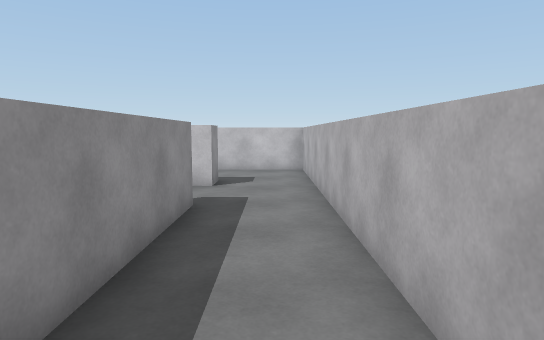
view 1 (above)

19 first-person views from a walk through a 3-D level made in the Unity game engine. The camera is 1.4 m above the floor, tilts 6° down and sees 75° across. The floor is counted in squares, 1 m on a side. Each view is taken from the middle of a square. On the plan, view 1 faces up. The plan holds only what a view shows up to about 15 squares ahead; the rest is blank. The place goes on beyond the plan. The player character is not drawn.

view 2
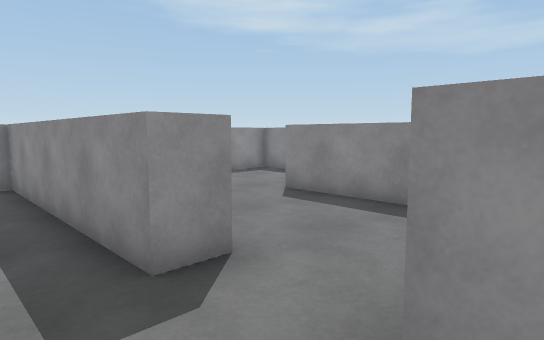

view 3
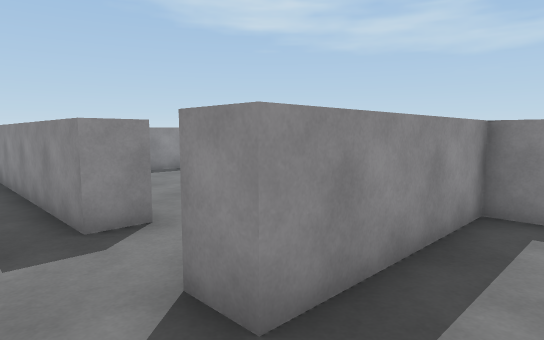

view 4
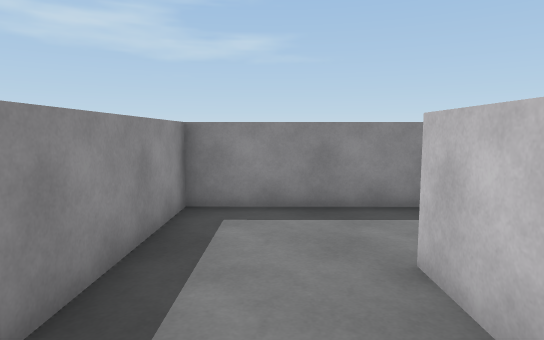

view 5
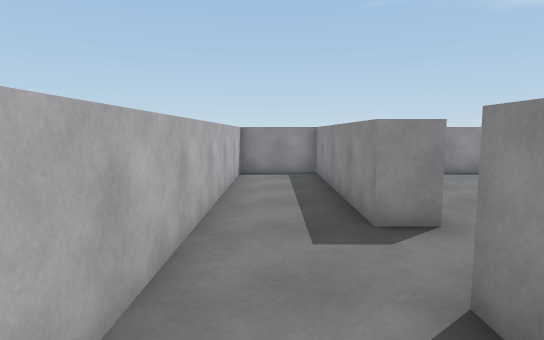

view 6
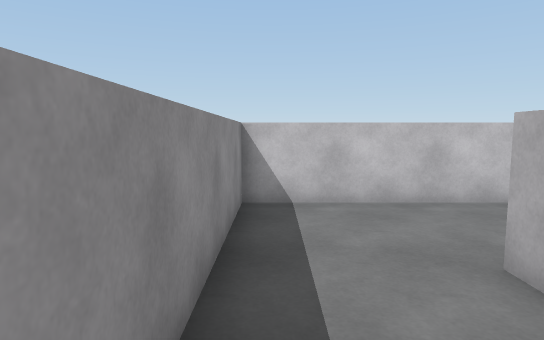

view 7
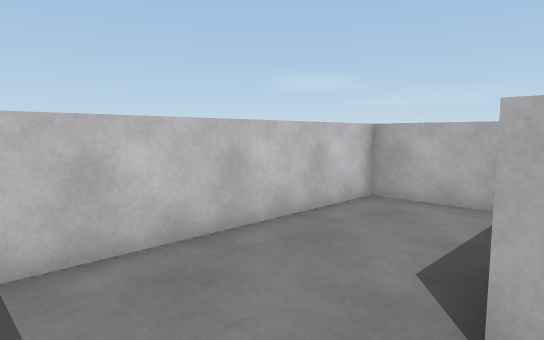

view 8
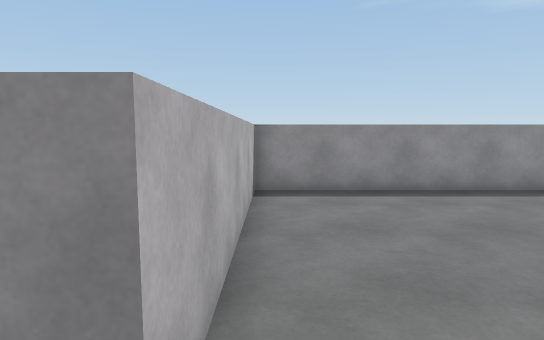

view 9
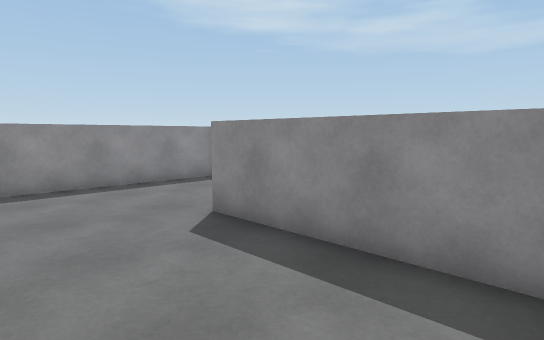

view 10
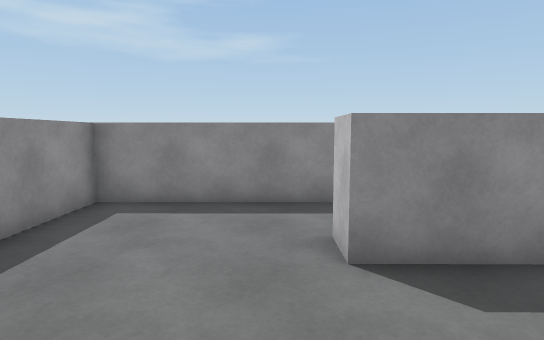

view 11
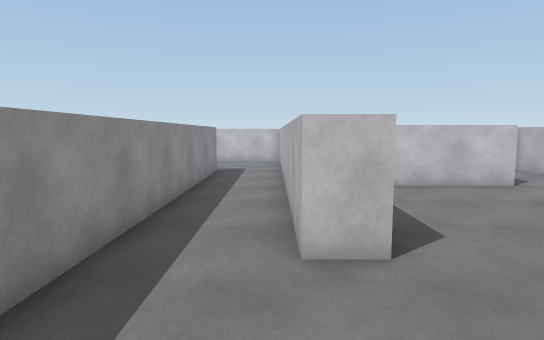

view 12
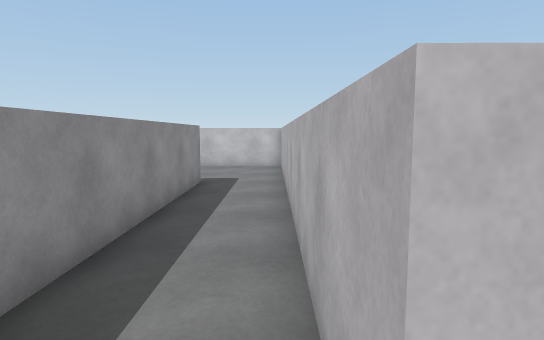

view 13
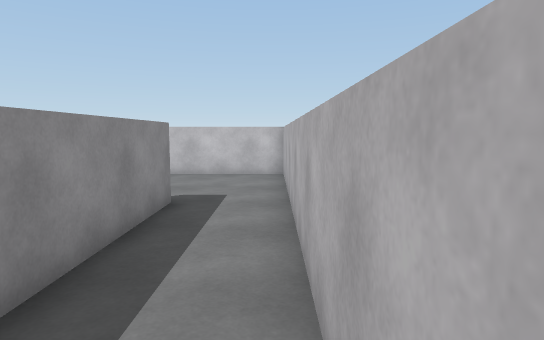

view 14
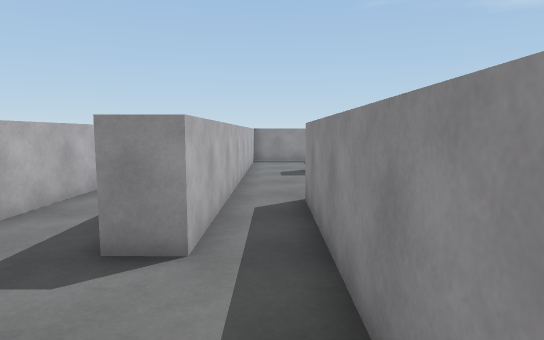

view 15
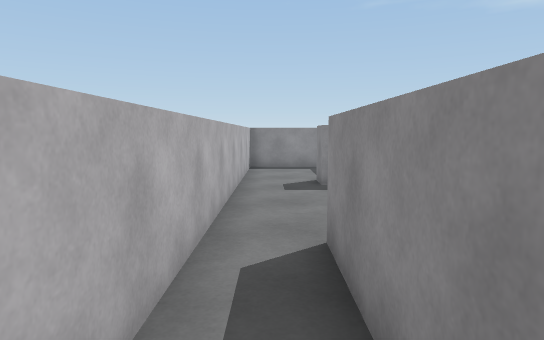

view 16
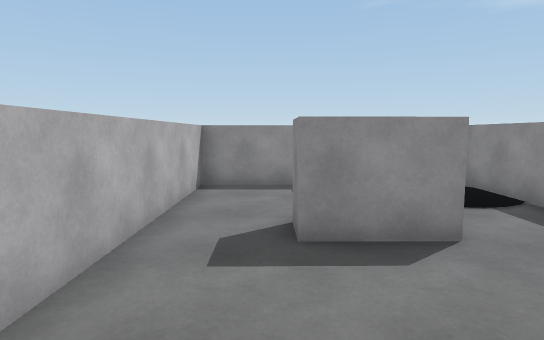

view 17
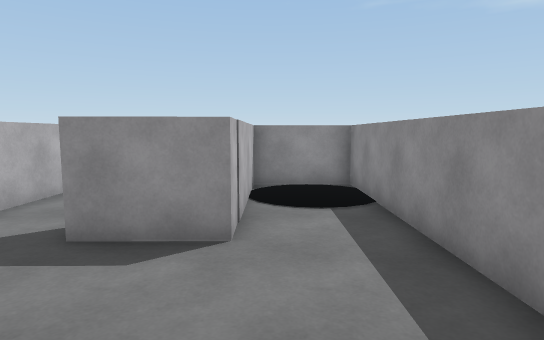

view 18
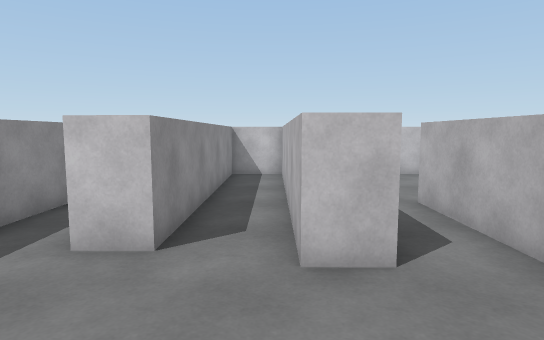

view 19
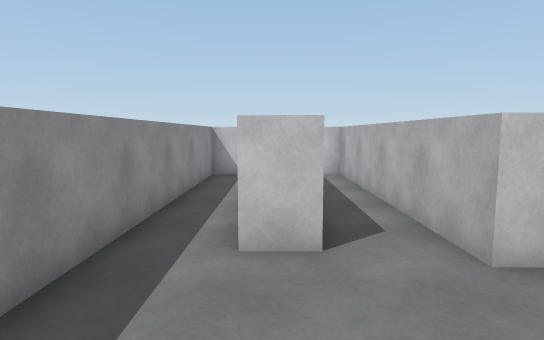

### Floor plan
Ten units are one square. View 1 is at (0, 0); x grows to the right and y downward. Boxes are objects, and circles mark ways between rooms. Rooms are numbered by the first view taken in them; rooms with no view inside come last. Other rooms are left out.
<svg viewBox="-186 -185 203 196">
<path fill="none" stroke="#000" d="M-67 -87 -67 -38 -77 -38M-16 -93 -48 -93M-101 -24 -101 6 -26 6 -25 -68 -16 -68 -16 6 11 6 12 -95M-36 -140 -36 -146M12 -155 12 -180 -66 -180 -66 -104 -15 -103 -16 -93M12 -95 12 -135 -37 -135M-110 -96 -110 -131 -100 -131 -101 -24M-127 -162 -127 -96M-75 -180 -115 -180M-77 -38 -76 -176M-181 -65 -181 6 -154 6 -155 -45 -133 -45 -133 -34M-127 -96 -137 -96 -137 -180 -154 -180 -154 -101 -164 -101M-139 6 -111 6 -110 -96M-171 -180 -180 -180 -181 -85"/>
<circle cx="-5" cy="-100" r="3" fill="#2a7"/>
<circle cx="-85" cy="-35" r="3" fill="#2a7"/>
<circle cx="-120" cy="-100" r="3" fill="#2a7"/>
<text x="-40" y="-40">1</text>
<text x="-30" y="-130">2</text>
<text x="-90" y="-120">3</text>
<text x="-150" y="-70">4</text>
</svg>
Room 1 opens to room 2. Room 1 opens to room 3. Room 3 opens to room 4.

Where each view was taken, in squares from view 1:
view 1: 0 up, 0 right, facing up
view 2: 10 up, 0 right, facing down-left
view 3: 12 up, 0 right, facing down-left
view 4: 12 up, 0 right, facing left
view 5: 12 up, 0 right, facing down
view 6: 11 up, 6 left, facing up
view 7: 14 up, 6 left, facing up-right
view 8: 8 up, 3 left, facing down
view 9: 9 up, 3 left, facing down-left
view 10: 3 up, 3 left, facing left
view 11: 0 up, 8 left, facing up
view 12: 3 up, 8 left, facing up
view 13: 6 up, 8 left, facing up
view 14: 17 up, 12 left, facing down
view 15: 14 up, 12 left, facing down
view 16: 9 up, 13 left, facing down
view 17: 9 up, 16 left, facing down
view 18: 6 up, 14 left, facing up
view 19: 6 up, 16 left, facing up
